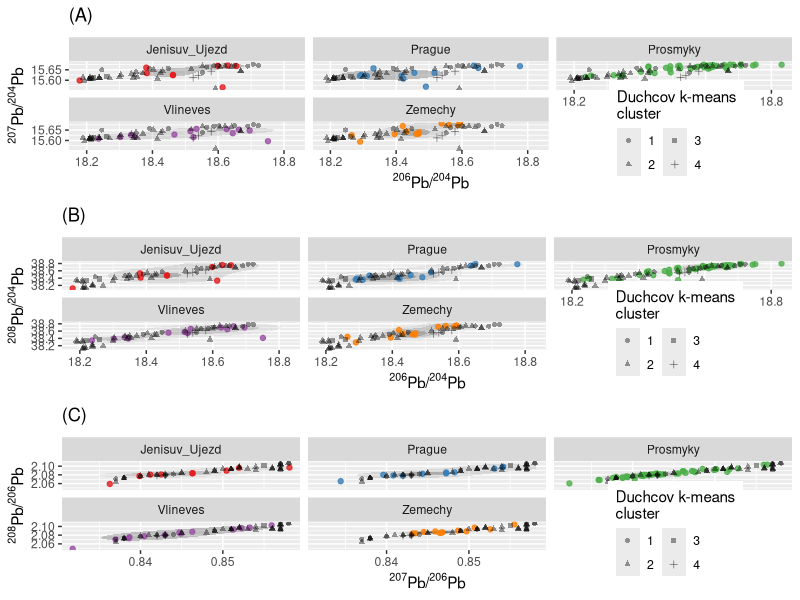

R code for this plot:
library(gridExtra)
library(ggforce)
library(tidyverse)
library(cowplot)

duchcov <- read_csv("./data/duchcov.csv")

burials <- read_csv("./data/burial_grounds.csv")

duchcov$cluster_km <- read_csv("./data/clusters.csv") %>%
  mutate(kmeans = factor(kmeans)) %>%
  dplyr::pull()

duchcov <- duchcov %>% mutate(brooch = if_else(str_detect(type_eng, "^brooch_"),
                                               "brooch", "not brooch"),
                              brooch = factor(brooch, levels = c("brooch", "not brooch")))

burials <- burials %>% mutate(brooch = if_else(str_detect(type_eng, "brooch_"),
                                               "brooch", "not brooch"),
                              brooch = factor(brooch, levels = c("brooch", "not brooch")))

# Figure 9: KDE of data from different burials overlaid with Duchcov hoard (K-means clusters highlighted).

# lab_A <- expression(paste("(A) Isospace "^206, "Pb/", ""^204, "Pb to ", ""^207, "Pb/", ""^204, "Pb"))
# lab_B <- expression(paste("(B) Isospace "^206, "Pb/", ""^204, "Pb to ", ""^208, "Pb/", ""^204, "Pb"))
# lab_C <- expression(paste("(C) Isospace "^207, "Pb/", ""^206, "Pb to ", ""^208, "Pb/", ""^206, "Pb"))
lab_A <- expression(paste("(A)"))
lab_B <- expression(paste("(B)"))
lab_C <- expression(paste("(C)"))

lab_206_207 <- labs(x = expression(paste(""^206, "Pb/", ""^204, "Pb")),
                    y = expression(paste(""^207, "Pb/", ""^204, "Pb")), title = lab_A)
lab_206_208 <- labs(x = expression(paste(""^206, "Pb/", ""^204, "Pb")),
                    y = expression(paste(""^208, "Pb/", ""^204, "Pb")), title = lab_B)
lab_207_208 <- labs(x = expression(paste(""^207, "Pb/", ""^206, "Pb")),
                    y = expression(paste(""^208, "Pb/", ""^206, "Pb")), title = lab_C)

g_bur_206_207 <- ggplot(burials, aes(Pb206_204, Pb207_204)) +
  labs(color = "Burials", shape = "Duchcov k-means\ncluster") +
  lab_206_207 +
  theme(legend.position = c(0.84, 0.2)) +
  guides(shape = guide_legend(ncol=2), color = guide_legend(ncol = 2))

g_bur_206_208 <- ggplot(burials, aes(Pb206_204, Pb208_204)) +
  labs(color = "Burials", shape = "Duchcov k-means\ncluster") +
  lab_206_208 +
  theme(legend.position = c(0.84, 0.2)) +
  guides(shape = guide_legend(ncol=2), color = guide_legend(ncol = 2))

g_bur_207_208 <- ggplot(burials, aes(Pb207_206, Pb208_206)) +
  labs(color = "Burials", shape = "Duchcov k-means\ncluster") +
  lab_207_208 +
  theme(legend.position = c(0.84, 0.2)) +
  guides(shape = guide_legend(ncol=2), color = guide_legend(ncol = 2))

f9A <- g_bur_206_207 +
  stat_density2d(aes(fill = stat(nlevel)), geom = "polygon", alpha = 0.2, show.legend = FALSE) +
  scale_fill_gradient(low = "white", high = "black") +
  scale_color_brewer(palette = "Set1") +
  geom_point(aes(color = site), alpha = 0.8, show.legend = FALSE) +
  geom_point(data = duchcov, aes(shape = cluster_km), size = 1.4, alpha = 0.4) +
  facet_wrap(~site)

f9B <- g_bur_206_208 +
  stat_density2d(aes(fill = stat(nlevel)), geom = "polygon", alpha = 0.2, show.legend = FALSE) +
  scale_fill_gradient(low = "white", high = "black") +
  scale_color_brewer(palette = "Set1") +
  geom_point(aes(color = site), alpha = 0.8, show.legend = FALSE) +
  geom_point(data = duchcov, aes(shape = cluster_km), size = 1.4, alpha = 0.4) +
  facet_wrap(~site)

f9C <- g_bur_207_208 +
  stat_density2d(aes(fill = stat(nlevel)), geom = "polygon", alpha = 0.2, show.legend = FALSE) +
  scale_fill_gradient(low = "white", high = "black") +
  scale_color_brewer(palette = "Set1") +
  geom_point(aes(color = site), alpha = 0.8, show.legend = FALSE) +
  geom_point(data = duchcov, aes(shape = cluster_km), size = 1.4, alpha = 0.4) +
  facet_wrap(~site)

# pdf("./plots/final/fig9.pdf", width = 7, height = 14)
f9 <- grid.arrange(f9A, f9B, f9C, nrow = 3)
# dev.off()

ggsave("./plots/FIG9.pdf", plot = f9, device = "pdf", width = 190, height = 240, units = "mm", scale = 1)

